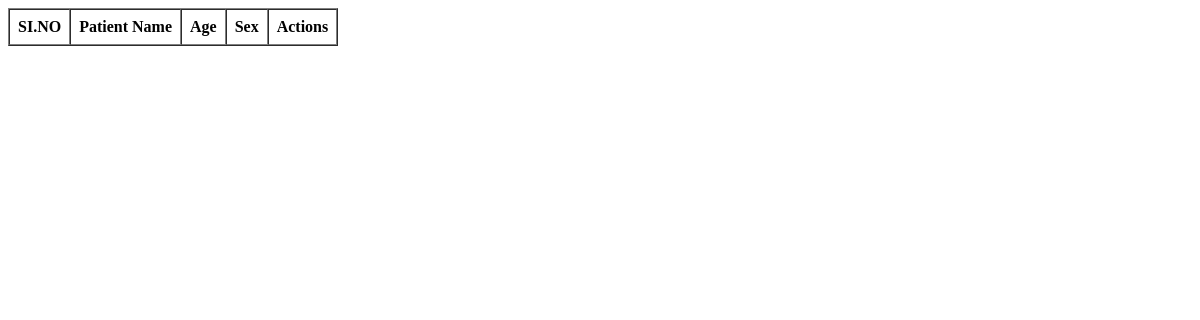
Before: /ViewPatients (signed in) with the older database file.
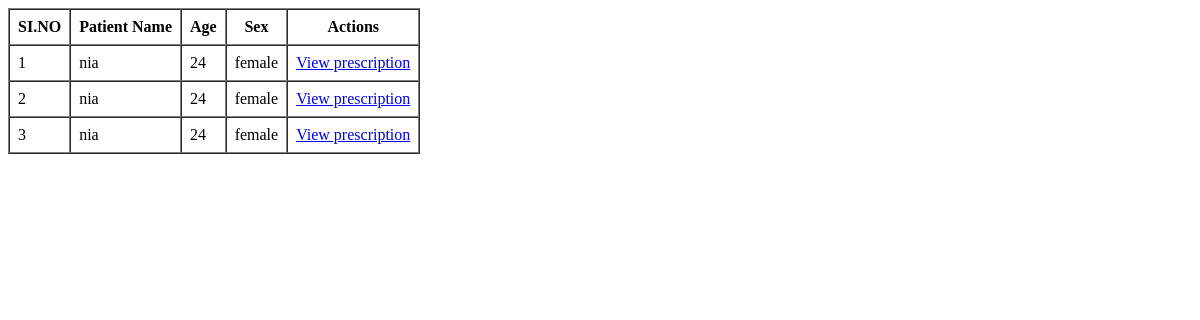
After: the same page with the newer database file.
### RenalGuideApp/models.py (models this page shows)
class AppointmentTable(models.Model):
    date=models.DateField(null=True,blank=True)
    time=models.TimeField(null=True,blank=True)
    DOCTORID = models.ForeignKey(DoctorTable, on_delete=models.CASCADE, null=True, blank=True)
    PATIENTID=models.ForeignKey(PatientTable,on_delete=models.CASCADE, null=True,blank=True)
    bookingdate = models.DateTimeField(auto_now_add=True, blank=True, null=True)
    status = models.CharField(max_length=100, null=True, blank=True)

class PatientTable(models.Model):
    name=models.CharField(max_length=30,null=True,blank=True)
    age=models.IntegerField(null=True,blank=True)
    sex=models.CharField(max_length=30,null=True,blank=True)
    bloodgroup=models.CharField(max_length=30,null=True,blank=True)
    diagnosis=models.CharField(max_length=30,null=True,blank=True)
    CARETAKERID=models.ForeignKey(CaretakerTable,on_delete=models.CASCADE, null=True,blank=True)

### RenalGuideApp/views.py (the view)
# urls.py: path('ViewPatients', ViewPatients.as_view(), name="ViewPatients"),
class ViewPatients(View):
    def get(self, request):
        c = AppointmentTable.objects.filter(DOCTORID__LOGINID__id = request.session['user_id'])
        return render(request, 'doctor/ViewPatients.html',{'patients':c})

### templates/doctor/ViewPatients.html (shortened to what this page needs)
<!DOCTYPE html>
<html lang="en">
<head>
</head>
<body>
     <table border="1" cellpadding="8" cellspacing="0">
        <tr>
        <th>SI.NO</th>
        <th>Patient Name</th>
        <th>Age</th>
        <th>Sex</th>
        <th>Actions</th>
      </tr>
    <tbody>
      {% for i in patients %}
      <tr>
        <td>{{forloop.counter}}</td>
        <td>{{i.PATIENTID.name}}</td>
        <td>{{i.PATIENTID.age}}</td>
        <td>{{i.PATIENTID.sex}}</td>
        <td>
          <a href="/Viewprescription">View prescription</a>
        </td>
        </tr>
        {% endfor %}
        </tbody>
        </table>
</body>
</html>

Changed rows visible on the page:
added AppointmentTable: PATIENTID.name "nia", PATIENTID.age "24", PATIENTID.sex "female"
added AppointmentTable: PATIENTID.name "nia", PATIENTID.age "24", PATIENTID.sex "female"
added AppointmentTable: PATIENTID.name "nia", PATIENTID.age "24", PATIENTID.sex "female"
